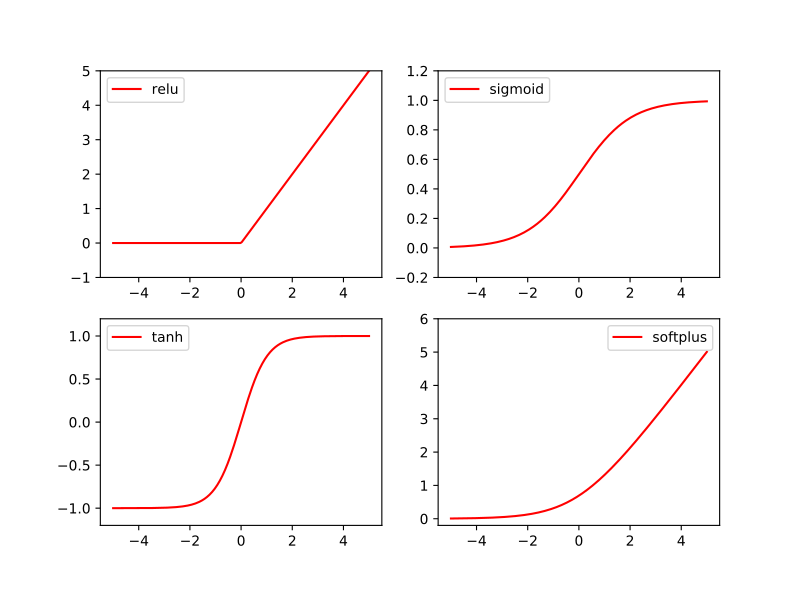

Source code (Python):
import torch
import torch.nn.functional as F
from torch.autograd import Variable
import matplotlib.pyplot as plt

# fake data
x = torch.linspace(-5, 5, 200)      # x data (tensor), shape=(100, 1)
x = Variable(x)
x_np = x.data.numpy()

y_relu = F.relu(x).data.numpy()
y_sigmoid = F.sigmoid(x).data.numpy()
y_tanh = F.tanh(x).data.numpy()
y_softplus = F.softplus(x).data.numpy()

plt.figure(1, figsize=(8, 6))
plt.subplot(221)
plt.plot(x_np, y_relu, c='red', label='relu')
plt.ylim(-1, 5)
plt.legend(loc='best')

plt.subplot(222)
plt.plot(x_np, y_sigmoid, c='red', label='sigmoid')
plt.ylim(-0.2, 1.2)
plt.legend(loc='best')

plt.subplot(223)
plt.plot(x_np, y_tanh, c='red', label='tanh')
plt.ylim(-1.2, 1.2)
plt.legend(loc='best')

plt.subplot(224)
plt.plot(x_np, y_softplus, c='red', label='softplus')
plt.ylim(-0.2, 6)
plt.legend(loc='best')
plt.show()
